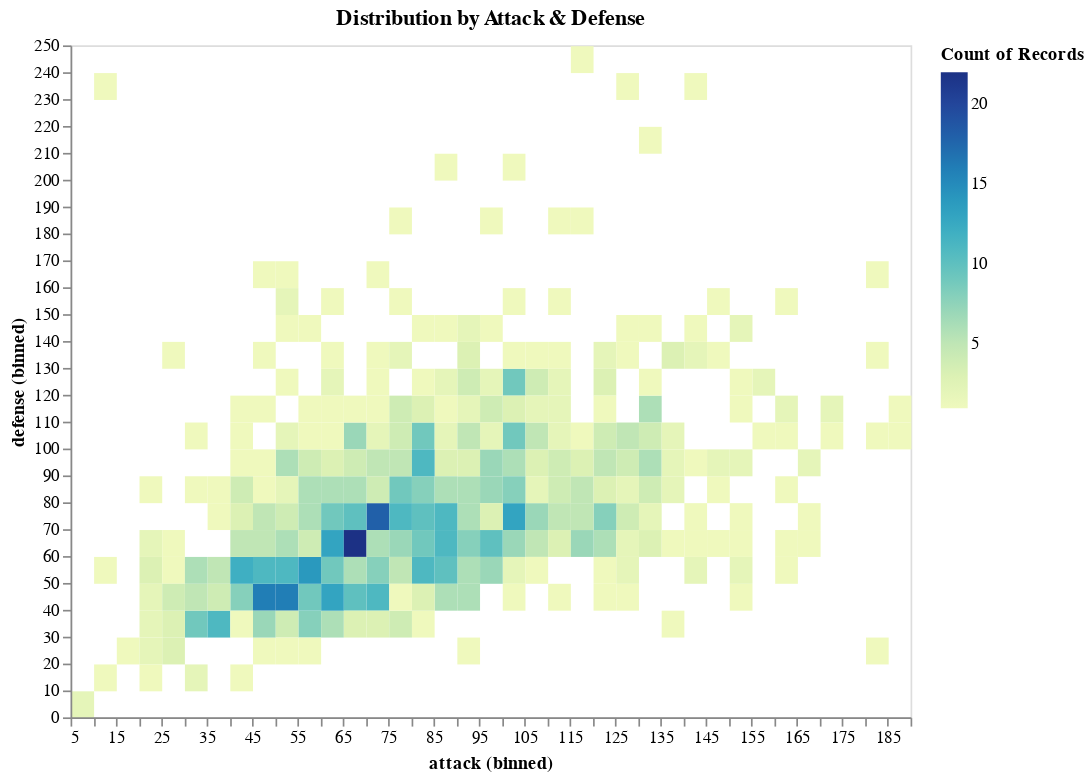

Source (notebook cell):
### Markdown cell above
## 3b. Binned Scatterplot

### Code cell
stat_binned = alt.Chart(df).mark_rect().encode(
    x=alt.X('attack:Q', bin=alt.Bin(maxbins=40)),
    y=alt.Y('defense:Q', bin=alt.Bin(maxbins=30)),
    color=alt.Color('count()'),
    tooltip=['count()']
).properties(
    width=500,
    height=400,
    title='Distribution by Attack & Defense'
)

stat_binned

### Figure 1 — Vega-Lite specification as saved in the notebook (floating-point values rounded to 4 significant figures; data arrays with more than 128 entries replaced by an {"elided": "..."} marker saying what was removed)
{"config": {"view": {"continuousWidth": 400, "continuousHeight": 300}}, "data": {"name": "data-818fccbd3f87893a232f4c4dba90c208"}, "mark": "rect", "encoding": {"color": {"type": "quantitative", "aggregate": "count"}, "tooltip": [{"type": "quantitative", "aggregate": "count"}], "x": {"type": "quantitative", "bin": {"maxbins": 40}, "field": "attack"}, "y": {"type": "quantitative", "bin": {"maxbins": 30}, "field": "defense"}}, "height": 400, "title": "Distribution by Attack & Defense", "width": 500, "$schema": "https://vega.github.io/schema/vega-lite/v4.8.1.json", "datasets": {"data-818fccbd3f87893a232f4c4dba90c208": {"elided": "1028 records"}}}
